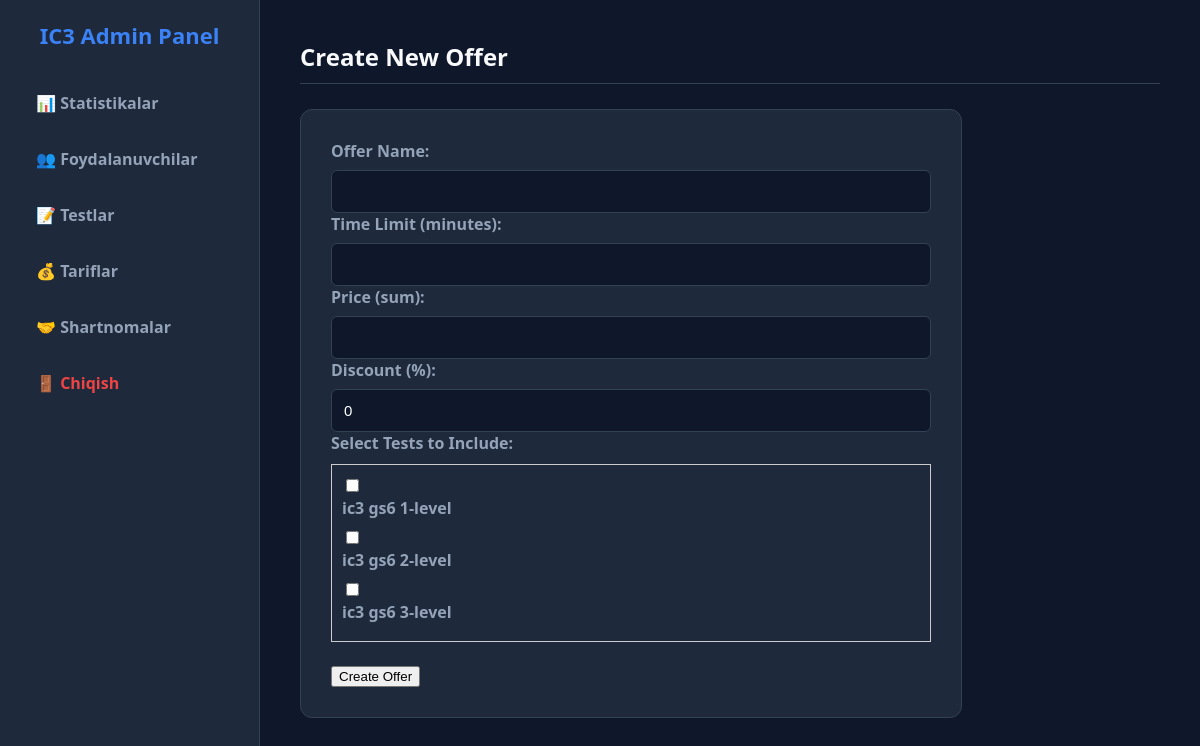
The app's page /admin/offers/create (signed in) with its own data.
### tables this page shows
CREATE TABLE tests (
    id INTEGER PRIMARY KEY AUTOINCREMENT,
    name TEXT NOT NULL,
    bio TEXT,
    image_location TEXT
);

### routes/admin.py (the view, shortened to what this page needs)
@bp.route("/offers/create", methods=["GET", "POST"])
def create_offer():
    check = login_required()
    if check: return check
    with sqlite3.connect("database.db") as conn:
        c = conn.cursor()
        c.execute("SELECT id, name FROM tests")
        tests = c.fetchall()
    return render_template("admin/create_offer.html", tests=tests)

### routes/admin.py (called while the page is built)
def login_required():
    if "user_id" not in session:
        return redirect("/auth/login")
    if session.get("role") != "admin":
        return redirect("/dashboard")

### templates/admin/create_offer.html (shortened to what this page needs)
{% extends "admin/admin_base.html" %}
{% block content %}
    <h3>Create New Offer</h3>
    <form method="POST">
        <div>
            <label for="offer_name">Offer Name:</label>
            <input type="text" id="offer_name" name="offer_name" required>
        </div>
        <div>
            <label for="offer_time">Time Limit (minutes):</label>
            <input type="number" id="offer_time" name="offer_time" required>
        </div>
        <div>
            <label for="price">Price (sum):</label>
            <input type="number" step="0.01" id="price" name="price" required>
        </div>
        <div>
            <label for="discount">Discount (%):</label>
            <input type="number" step="0.01" id="discount" name="discount" value="0">
        </div>
        <div>
            <label>Select Tests to Include:</label>
            <div style="margin-top: 10px; max-height: 200px; overflow-y: auto; border: 1px solid #ccc; padding: 10px;">
                {% for test in tests %}
                    <div>
                        <input type="checkbox" id="test_{{ test[0] }}" name="test_ids[]" value="{{ test[0] }}">
                        <label for="test_{{ test[0] }}">{{ test[1] }}</label>
                    </div>
                {% endfor %}
            </div>
        </div>
        <br>
        <button type="submit">Create Offer</button>
    </form>
{% endblock %}

### static/css/admin.css (style rules this page uses)
:root { --bg-color: #0f172a; --card-bg: #1e293b; --border-color: #334155; --text-primary: #f8fafc; --text-secondary: #94a3b8; --accent-color: #3b82f6; --accent-hover: #2563eb; --danger-color: #ef4444; --success-color: #10b981; }
body { margin: 0; font-family: 'Segoe UI', Tahoma, Geneva, Verdana, sans-serif; background-color: var(--bg-color); color: var(--text-primary); display: flex; min-height: 100vh; }
.main-content h3 { font-size: 24px; margin-top: 0; margin-bottom: 25px; border-bottom: 1px solid var(--border-color); padding-bottom: 10px; }
form { background-color: var(--card-bg); border: 1px solid var(--border-color); border-radius: 12px; padding: 30px; max-width: 600px; }
form label { display: block; margin-bottom: 8px; color: var(--text-secondary); font-weight: 600; }
form input[type="text"], form input[type="password"], form input[type="number"], form select, form textarea { width: 100%; padding: 12px; background-color: var(--bg-color); border: 1px solid var(--border-color); color: white; border-radius: 6px; box-sizing: border-box; font-size: 15px; }

### records on screen
tests: name "ic3 gs6 1-level"
tests: name "ic3 gs6 2-level"
tests: name "ic3 gs6 3-level"
